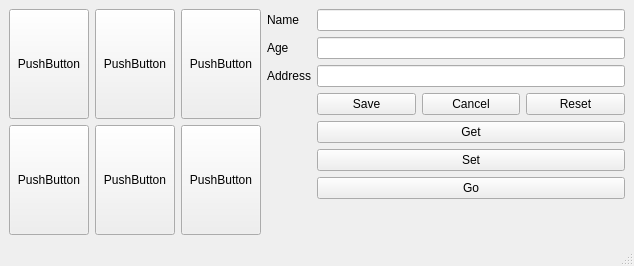
<?xml version="1.0" encoding="UTF-8"?>
<ui version="4.0">
 <class>MainWindow</class>
 <widget class="QMainWindow" name="MainWindow">
  <property name="geometry">
   <rect>
    <x>0</x>
    <y>0</y>
    <width>634</width>
    <height>266</height>
   </rect>
  </property>
  <property name="windowTitle">
   <string>MainWindow</string>
  </property>
  <widget class="QWidget" name="centralwidget">
   <layout class="QGridLayout" name="gridLayout">
    <item row="1" column="1">
     <widget class="QPushButton" name="pushButton_5">
      <property name="sizePolicy">
       <sizepolicy hsizetype="Minimum" vsizetype="Preferred">
        <horstretch>0</horstretch>
        <verstretch>0</verstretch>
       </sizepolicy>
      </property>
      <property name="text">
       <string>PushButton</string>
      </property>
     </widget>
    </item>
    <item row="0" column="2">
     <widget class="QPushButton" name="pushButton_3">
      <property name="sizePolicy">
       <sizepolicy hsizetype="Minimum" vsizetype="Preferred">
        <horstretch>0</horstretch>
        <verstretch>0</verstretch>
       </sizepolicy>
      </property>
      <property name="text">
       <string>PushButton</string>
      </property>
     </widget>
    </item>
    <item row="1" column="0">
     <widget class="QPushButton" name="pushButton_2">
      <property name="sizePolicy">
       <sizepolicy hsizetype="Minimum" vsizetype="Preferred">
        <horstretch>0</horstretch>
        <verstretch>0</verstretch>
       </sizepolicy>
      </property>
      <property name="text">
       <string>PushButton</string>
      </property>
     </widget>
    </item>
    <item row="1" column="2">
     <widget class="QPushButton" name="pushButton_6">
      <property name="sizePolicy">
       <sizepolicy hsizetype="Minimum" vsizetype="Preferred">
        <horstretch>0</horstretch>
        <verstretch>0</verstretch>
       </sizepolicy>
      </property>
      <property name="text">
       <string>PushButton</string>
      </property>
     </widget>
    </item>
    <item row="0" column="1">
     <widget class="QPushButton" name="pushButton_4">
      <property name="sizePolicy">
       <sizepolicy hsizetype="Minimum" vsizetype="Preferred">
        <horstretch>0</horstretch>
        <verstretch>0</verstretch>
       </sizepolicy>
      </property>
      <property name="text">
       <string>PushButton</string>
      </property>
     </widget>
    </item>
    <item row="0" column="0">
     <widget class="QPushButton" name="pushButton">
      <property name="sizePolicy">
       <sizepolicy hsizetype="Minimum" vsizetype="Preferred">
        <horstretch>0</horstretch>
        <verstretch>0</verstretch>
       </sizepolicy>
      </property>
      <property name="text">
       <string>PushButton</string>
      </property>
     </widget>
    </item>
    <item row="0" column="3" rowspan="2">
     <layout class="QFormLayout" name="formLayout">
      <item row="0" column="0">
       <widget class="QLabel" name="label">
        <property name="text">
         <string>Name</string>
        </property>
       </widget>
      </item>
      <item row="0" column="1">
       <widget class="QLineEdit" name="lineEdit"/>
      </item>
      <item row="1" column="0">
       <widget class="QLabel" name="label_2">
        <property name="text">
         <string>Age</string>
        </property>
       </widget>
      </item>
      <item row="1" column="1">
       <widget class="QLineEdit" name="lineEdit_2"/>
      </item>
      <item row="2" column="0">
       <widget class="QLabel" name="label_3">
        <property name="text">
         <string>Address</string>
        </property>
       </widget>
      </item>
      <item row="2" column="1">
       <widget class="QLineEdit" name="lineEdit_3"/>
      </item>
      <item row="3" column="1">
       <layout class="QHBoxLayout" name="horizontalLayout">
        <item>
         <widget class="QPushButton" name="pushButton_9">
          <property name="text">
           <string>Save</string>
          </property>
         </widget>
        </item>
        <item>
         <widget class="QPushButton" name="pushButton_8">
          <property name="text">
           <string>Cancel</string>
          </property>
         </widget>
        </item>
        <item>
         <widget class="QPushButton" name="pushButton_7">
          <property name="text">
           <string>Reset</string>
          </property>
         </widget>
        </item>
       </layout>
      </item>
      <item row="3" column="0">
       <widget class="QLabel" name="label_4">
        <property name="text">
         <string/>
        </property>
       </widget>
      </item>
      <item row="4" column="1">
       <layout class="QVBoxLayout" name="verticalLayout_3">
        <item>
         <widget class="QPushButton" name="pushButton_10">
          <property name="text">
           <string>Get</string>
          </property>
         </widget>
        </item>
        <item>
         <widget class="QPushButton" name="pushButton_12">
          <property name="text">
           <string>Set</string>
          </property>
         </widget>
        </item>
        <item>
         <widget class="QPushButton" name="pushButton_11">
          <property name="text">
           <string>Go</string>
          </property>
         </widget>
        </item>
       </layout>
      </item>
     </layout>
    </item>
   </layout>
  </widget>
  <widget class="QMenuBar" name="menubar">
   <property name="geometry">
    <rect>
     <x>0</x>
     <y>0</y>
     <width>634</width>
     <height>21</height>
    </rect>
   </property>
  </widget>
  <widget class="QStatusBar" name="statusbar"/>
 </widget>
 <resources/>
 <connections/>
</ui>
